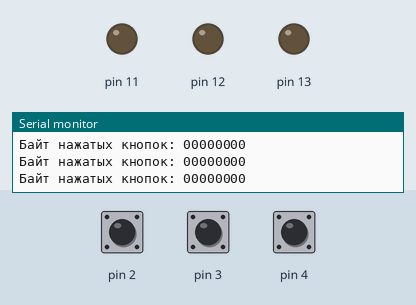
Recording of a sketch running on a simulated Arduino Uno, built with avr-gcc and run on an emulated ATmega328P. Shown: output pins drawn as LEDs (lit = HIGH), the last lines printed to the serial monitor. The test bench sets the inputs (shaded band); at power-on: pin 2 HIGH, pin 3 HIGH, pin 4 HIGH.

Above: at 1.2 s.
1.3 s: pin 2 pulled LOW for 0.25 s
At 1.5 s:
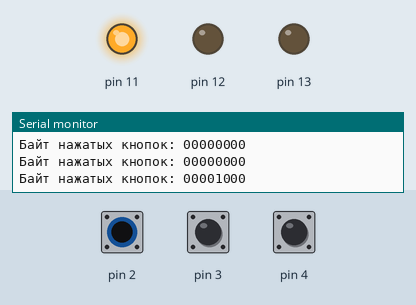
3.1 s: pin 3 pulled LOW for 0.25 s
At 3.31 s:
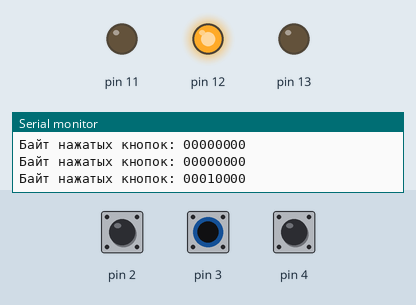
4.9 s: pin 4 pulled LOW for 0.25 s
At 5.12 s:
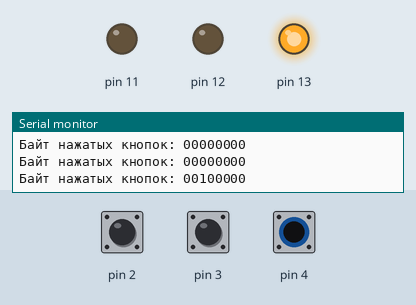
6.7 s: pin 4 pulled LOW for 3.2 s
At 11.2 s:
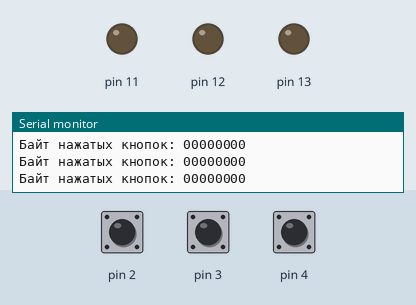
11.5 s: pin 2 pulled LOW for 3.2 s
At 12.6 s:
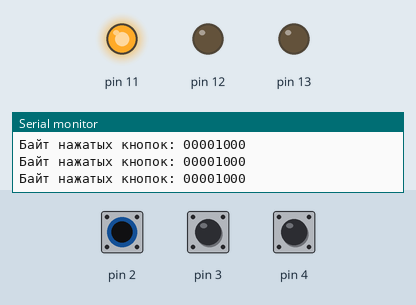
17.7 s: pin 2 driven LOW and pin 3 driven LOW
At 18.3 s:
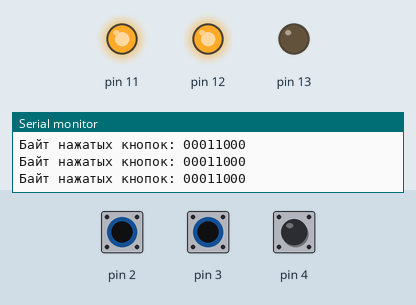
Timing chart, 0 to 20.3 s (numbered marks = the images above; inputs shaded):
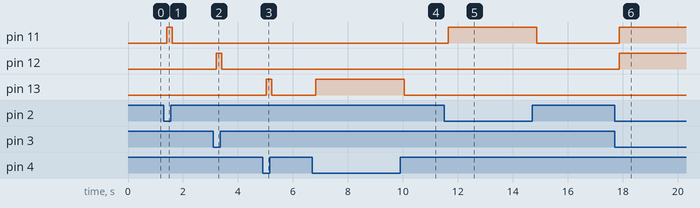

The sketch:

task_2.4.1.ino
```cpp
void setup() {
  bitSet(DDRB, PB3); bitSet(DDRB, PB4); bitSet(DDRB, PB5);
  bitClear(DDRD, PD2); bitClear(DDRD, PD3); bitClear(DDRD, PD4);
  bitSet(PORTD, PD2); bitSet(PORTD, PD3); bitSet(PORTD, PD4);
  PORTB = 0;
  Serial.begin(9600);
}

void loop() {
  uint8_t led_states = 0;

  if (!bitRead(PIND, PD2)) bitSet(led_states, PB3);  // Кнопка 2 → LED 11
  if (!bitRead(PIND, PD3)) bitSet(led_states, PB4);  // Кнопка 3 → LED 12
  if (!bitRead(PIND, PD4)) bitSet(led_states, PB5);  // Кнопка 4 → LED 13

  Serial.print("Байт нажатых кнопок: ");
  for (int i = 7; i >= 0; i--) {
    Serial.print(bitRead(led_states, i));
  }
  Serial.println();

  for (int i = 0; i < 8; i++) {
    if (bitRead(led_states, i)) {
      bitSet(PORTB, i);
    } else {
      bitClear(PORTB, i);
    }
  }

  delay(200);
}
```

Measured:
- after the input at 1.3 s, pin 11: LOW → HIGH after 0.11 s, → LOW 0.20 s later
- after the input at 3.1 s, pin 12: LOW → HIGH after 0.11 s, → LOW 0.20 s later
- after the input at 4.9 s, pin 13: LOW → HIGH after 0.12 s, → LOW 0.20 s later
- after the input at 6.7 s, pin 13: LOW → HIGH after 0.13 s, → LOW 3.2 s later
- after the input at 11.5 s, pin 11: LOW → HIGH after 0.15 s, → LOW 3.2 s later
- after the input at 17.7 s, pin 11, pin 12: LOW → HIGH after 0.18 s
